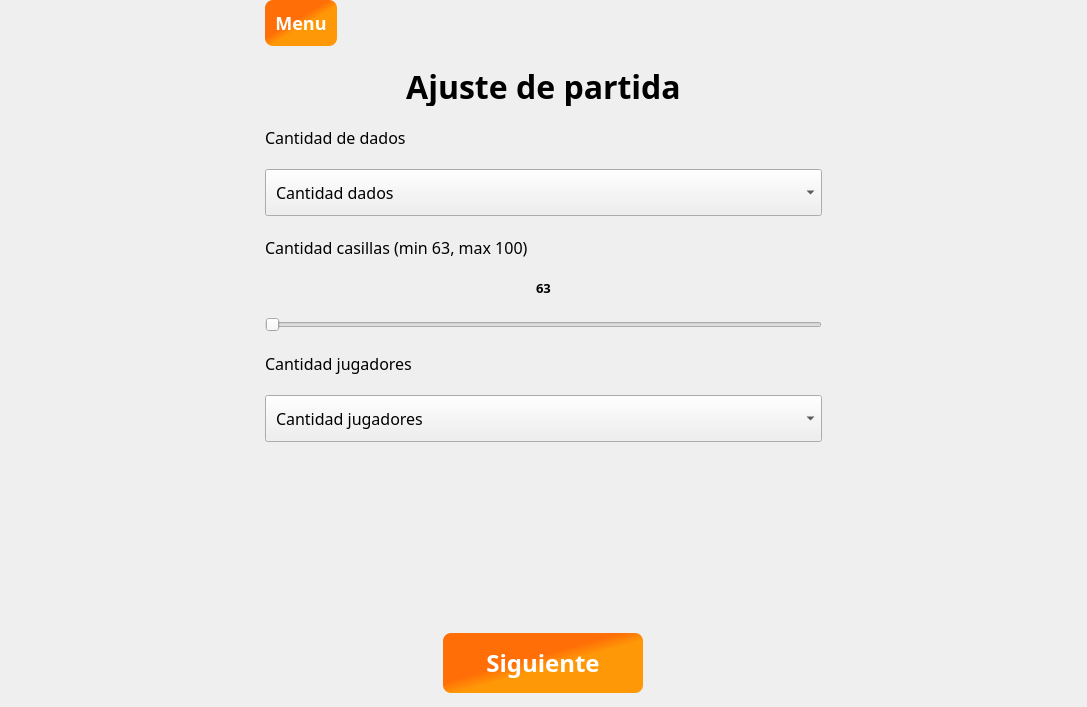
<?xml version="1.0" encoding="UTF-8"?>
<ui version="4.0">
 <class>PantallaAjusteDePartida</class>
 <widget class="QWidget" name="PantallaAjusteDePartida">
  <property name="geometry">
   <rect>
    <x>0</x>
    <y>0</y>
    <width>1087</width>
    <height>707</height>
   </rect>
  </property>
  <property name="sizePolicy">
   <sizepolicy hsizetype="Minimum" vsizetype="Minimum">
    <horstretch>0</horstretch>
    <verstretch>0</verstretch>
   </sizepolicy>
  </property>
  <property name="minimumSize">
   <size>
    <width>800</width>
    <height>600</height>
   </size>
  </property>
  <property name="maximumSize">
   <size>
    <width>1920</width>
    <height>1080</height>
   </size>
  </property>
  <property name="windowTitle">
   <string>Form</string>
  </property>
  <property name="styleSheet">
   <string notr="true"/>
  </property>
  <layout class="QHBoxLayout" name="horizontalLayout_2">
   <property name="spacing">
    <number>0</number>
   </property>
   <property name="leftMargin">
    <number>0</number>
   </property>
   <property name="topMargin">
    <number>0</number>
   </property>
   <property name="rightMargin">
    <number>0</number>
   </property>
   <property name="bottomMargin">
    <number>0</number>
   </property>
   <item>
    <layout class="QVBoxLayout" name="verticalLayout_2">
     <property name="spacing">
      <number>0</number>
     </property>
     <property name="topMargin">
      <number>0</number>
     </property>
     <item alignment="Qt::AlignmentFlag::AlignHCenter">
      <widget class="QStackedWidget" name="stackAjustes">
       <property name="sizePolicy">
        <sizepolicy hsizetype="Maximum" vsizetype="Preferred">
         <horstretch>0</horstretch>
         <verstretch>0</verstretch>
        </sizepolicy>
       </property>
       <property name="minimumSize">
        <size>
         <width>650</width>
         <height>450</height>
        </size>
       </property>
       <property name="maximumSize">
        <size>
         <width>1920</width>
         <height>800</height>
        </size>
       </property>
       <property name="styleSheet">
        <string notr="true">
QLineEdit {
	padding: 5px;
font-size: 12px;
font-weight: bold;
}</string>
       </property>
       <property name="currentIndex">
        <number>0</number>
       </property>
       <widget class="QWidget" name="pageCantJugadores">
        <layout class="QVBoxLayout" name="verticalLayout">
         <property name="spacing">
          <number>20</number>
         </property>
         <property name="leftMargin">
          <number>50</number>
         </property>
         <property name="topMargin">
          <number>0</number>
         </property>
         <property name="rightMargin">
          <number>50</number>
         </property>
         <property name="bottomMargin">
          <number>100</number>
         </property>
         <item alignment="Qt::AlignmentFlag::AlignLeft">
          <widget class="QPushButton" name="btnMenuInicial">
           <property name="minimumSize">
            <size>
             <width>40</width>
             <height>40</height>
            </size>
           </property>
           <property name="font">
            <font>
             <family>Ubuntu Nerd Font</family>
             <pointsize>-1</pointsize>
             <bold>true</bold>
            </font>
           </property>
           <property name="cursor">
            <cursorShape>PointingHandCursor</cursorShape>
           </property>
           <property name="styleSheet">
            <string notr="true">QPushButton {
    border: none;           
	background-color: qlineargradient(spread:pad, x1:0.542, y1:0.556818, x2:0.425, y2:0.431818, stop:0 rgb(255, 152, 7), stop:1 rgb(255, 110, 7));	
	font-size: 18px;
color: white;
border-radius: 8px;
padding: 10px;
}

</string>
           </property>
           <property name="text">
            <string>Menu</string>
           </property>
          </widget>
         </item>
         <item alignment="Qt::AlignmentFlag::AlignTop">
          <widget class="QLabel" name="label">
           <property name="maximumSize">
            <size>
             <width>16777215</width>
             <height>40</height>
            </size>
           </property>
           <property name="font">
            <font>
             <family>Ubuntu Nerd Font</family>
             <pointsize>24</pointsize>
             <bold>true</bold>
            </font>
           </property>
           <property name="text">
            <string>Ajuste de partida</string>
           </property>
           <property name="alignment">
            <set>Qt::AlignmentFlag::AlignCenter</set>
           </property>
          </widget>
         </item>
         <item>
          <widget class="QLabel" name="label_4">
           <property name="font">
            <font>
             <family>Ubuntu Nerd Font</family>
             <pointsize>12</pointsize>
            </font>
           </property>
           <property name="text">
            <string>Cantidad de dados</string>
           </property>
          </widget>
         </item>
         <item>
          <widget class="QComboBox" name="cantidadDados">
           <property name="font">
            <font>
             <family>Ubuntu Nerd Font</family>
             <pointsize>12</pointsize>
            </font>
           </property>
           <property name="styleSheet">
            <string notr="true">padding: 10px;</string>
           </property>
           <property name="currentText">
            <string/>
           </property>
           <property name="placeholderText">
            <string>Cantidad dados</string>
           </property>
          </widget>
         </item>
         <item>
          <widget class="QLabel" name="label_5">
           <property name="font">
            <font>
             <family>Ubuntu Nerd Font</family>
             <pointsize>12</pointsize>
            </font>
           </property>
           <property name="text">
            <string>Cantidad casillas (min 63, max 100)</string>
           </property>
          </widget>
         </item>
         <item alignment="Qt::AlignmentFlag::AlignHCenter">
          <widget class="QLabel" name="strCantCasillas">
           <property name="font">
            <font>
             <family>Ubuntu Nerd Font</family>
             <pointsize>10</pointsize>
             <bold>true</bold>
            </font>
           </property>
           <property name="text">
            <string>63</string>
           </property>
          </widget>
         </item>
         <item>
          <widget class="QSlider" name="cantCasillas">
           <property name="minimum">
            <number>63</number>
           </property>
           <property name="maximum">
            <number>100</number>
           </property>
           <property name="orientation">
            <enum>Qt::Orientation::Horizontal</enum>
           </property>
          </widget>
         </item>
         <item>
          <widget class="QLabel" name="label_6">
           <property name="font">
            <font>
             <family>Ubuntu Nerd Font</family>
             <pointsize>12</pointsize>
            </font>
           </property>
           <property name="text">
            <string>Cantidad jugadores</string>
           </property>
          </widget>
         </item>
         <item>
          <widget class="QComboBox" name="cantidadJugadores">
           <property name="font">
            <font>
             <family>Ubuntu Nerd Font</family>
             <pointsize>12</pointsize>
            </font>
           </property>
           <property name="cursor">
            <cursorShape>PointingHandCursor</cursorShape>
           </property>
           <property name="styleSheet">
            <string notr="true">padding: 10px;
</string>
           </property>
           <property name="currentIndex">
            <number>-1</number>
           </property>
           <property name="placeholderText">
            <string>Cantidad jugadores</string>
           </property>
          </widget>
         </item>
         <item>
          <layout class="QFormLayout" name="formLayoutJugadores">
           <property name="verticalSpacing">
            <number>10</number>
           </property>
          </layout>
         </item>
         <item>
          <spacer name="verticalSpacer">
           <property name="orientation">
            <enum>Qt::Orientation::Vertical</enum>
           </property>
           <property name="sizeType">
            <enum>QSizePolicy::Policy::Expanding</enum>
           </property>
           <property name="sizeHint" stdset="0">
            <size>
             <width>20</width>
             <height>40</height>
            </size>
           </property>
          </spacer>
         </item>
         <item alignment="Qt::AlignmentFlag::AlignHCenter|Qt::AlignmentFlag::AlignBottom">
          <widget class="QLabel" name="labelError">
           <property name="font">
            <font>
             <family>JetBrainsMono Nerd Font</family>
             <pointsize>10</pointsize>
             <bold>true</bold>
            </font>
           </property>
           <property name="styleSheet">
            <string notr="true">color: red;</string>
           </property>
           <property name="text">
            <string/>
           </property>
          </widget>
         </item>
        </layout>
       </widget>
       <widget class="QWidget" name="pageAjusteJugadores">
        <layout class="QVBoxLayout" name="verticalLayout_3">
         <property name="spacing">
          <number>20</number>
         </property>
         <property name="leftMargin">
          <number>50</number>
         </property>
         <property name="topMargin">
          <number>0</number>
         </property>
         <property name="rightMargin">
          <number>50</number>
         </property>
         <property name="bottomMargin">
          <number>0</number>
         </property>
         <item alignment="Qt::AlignmentFlag::AlignLeft">
          <widget class="QPushButton" name="btnVolver">
           <property name="minimumSize">
            <size>
             <width>40</width>
             <height>40</height>
            </size>
           </property>
           <property name="maximumSize">
            <size>
             <width>16777215</width>
             <height>16777215</height>
            </size>
           </property>
           <property name="font">
            <font>
             <pointsize>-1</pointsize>
             <bold>true</bold>
            </font>
           </property>
           <property name="cursor">
            <cursorShape>PointingHandCursor</cursorShape>
           </property>
           <property name="styleSheet">
            <string notr="true">QPushButton {
    border: none;           
	background-color: qlineargradient(spread:pad, x1:0.542, y1:0.556818, x2:0.425, y2:0.431818, stop:0 rgb(255, 152, 7), stop:1 rgb(255, 110, 7));	
	font-size: 18px;
color: white;
border-radius: 8px;
padding: 10px;
}
</string>
           </property>
           <property name="text">
            <string>Volver</string>
           </property>
          </widget>
         </item>
         <item alignment="Qt::AlignmentFlag::AlignHCenter|Qt::AlignmentFlag::AlignTop">
          <widget class="QLabel" name="label_2">
           <property name="minimumSize">
            <size>
             <width>300</width>
             <height>40</height>
            </size>
           </property>
           <property name="maximumSize">
            <size>
             <width>16777215</width>
             <height>40</height>
            </size>
           </property>
           <property name="font">
            <font>
             <family>Ubuntu Nerd Font</family>
             <pointsize>23</pointsize>
             <bold>true</bold>
            </font>
           </property>
           <property name="text">
            <string>Lista de jugadores</string>
           </property>
           <property name="alignment">
            <set>Qt::AlignmentFlag::AlignCenter</set>
           </property>
          </widget>
         </item>
         <item>
          <widget class="QTableWidget" name="tablaJugadores">
           <property name="styleSheet">
            <string notr="true"> 
QTableWidget {
    background-color: transparent;
    border: 1px solid #cccccc;
    border-radius: 8px;
    gridline-color: #dddddd;
	font: 200 12pt &quot;JetBrainsMono Nerd Font&quot;;
 font-weight: bold;
    selection-background-color: #cce7ff;
}


QHeaderView::section {
    background-color: rgb(49, 49, 49);  
    color: white;
    padding: 6px;
    border: none;
    font-weight: bold;
}

QTableWidget::item {
    padding: 6px 10px;   
}

QHeaderView {
    border: none;
}  




</string>
           </property>
           <attribute name="horizontalHeaderVisible">
            <bool>true</bool>
           </attribute>
           <attribute name="verticalHeaderShowSortIndicator" stdset="0">
            <bool>false</bool>
           </attribute>
          </widget>
         </item>
         <item alignment="Qt::AlignmentFlag::AlignHCenter">
          <widget class="QLabel" name="label_3">
           <property name="font">
            <font>
             <family>JetBrainsMono Nerd Font</family>
             <pointsize>10</pointsize>
             <fontweight>Medium</fontweight>
            </font>
           </property>
           <property name="styleSheet">
            <string notr="true">color: black;</string>
           </property>
           <property name="text">
            <string>Una vez empezada la partida estos datos no se podran cambiar, reviselos ante de continuar.</string>
           </property>
          </widget>
         </item>
        </layout>
       </widget>
      </widget>
     </item>
     <item alignment="Qt::AlignmentFlag::AlignHCenter">
      <widget class="QStackedWidget" name="stackBtn">
       <property name="sizePolicy">
        <sizepolicy hsizetype="Preferred" vsizetype="Preferred">
         <horstretch>0</horstretch>
         <verstretch>0</verstretch>
        </sizepolicy>
       </property>
       <property name="minimumSize">
        <size>
         <width>300</width>
         <height>20</height>
        </size>
       </property>
       <property name="maximumSize">
        <size>
         <width>400</width>
         <height>100</height>
        </size>
       </property>
       <property name="currentIndex">
        <number>0</number>
       </property>
       <widget class="QWidget" name="pageBtnSiguiente">
        <layout class="QVBoxLayout" name="verticalLayout_4">
         <item alignment="Qt::AlignmentFlag::AlignHCenter">
          <widget class="QPushButton" name="btnSiguiente">
           <property name="minimumSize">
            <size>
             <width>200</width>
             <height>50</height>
            </size>
           </property>
           <property name="maximumSize">
            <size>
             <width>300</width>
             <height>60</height>
            </size>
           </property>
           <property name="font">
            <font>
             <family>Ubuntu Nerd Font</family>
             <pointsize>-1</pointsize>
             <bold>true</bold>
            </font>
           </property>
           <property name="cursor">
            <cursorShape>PointingHandCursor</cursorShape>
           </property>
           <property name="styleSheet">
            <string notr="true">QPushButton {
    border: none;           
	background-color: qlineargradient(spread:pad, x1:0.542, y1:0.556818, x2:0.425, y2:0.431818, stop:0 rgb(255, 152, 7), stop:1 rgb(255, 110, 7));	
	font-size: 24px;
color: white;
border-radius: 8px;
padding: 10px;
}

QPushButton:hover {
	border: 5px solid rgb(255, 152, 7);
}

QPushButton:pressed {
border: 7px solid rgb(255, 152, 7);
}

QPushButton:disabled {
        background-color: #A5A5A5; 
        color: #EEEEEE;
    }</string>
           </property>
           <property name="text">
            <string>Siguiente</string>
           </property>
          </widget>
         </item>
        </layout>
       </widget>
       <widget class="QWidget" name="pageBtnComenzar">
        <layout class="QVBoxLayout" name="verticalLayout_5">
         <item alignment="Qt::AlignmentFlag::AlignHCenter">
          <widget class="QPushButton" name="btnComenzar">
           <property name="minimumSize">
            <size>
             <width>200</width>
             <height>50</height>
            </size>
           </property>
           <property name="maximumSize">
            <size>
             <width>300</width>
             <height>60</height>
            </size>
           </property>
           <property name="font">
            <font>
             <family>Ubuntu Nerd Font</family>
             <pointsize>-1</pointsize>
             <bold>true</bold>
            </font>
           </property>
           <property name="styleSheet">
            <string notr="true">QPushButton {
    border: none;           
	background-color: qlineargradient(spread:pad, x1:0.542, y1:0.556818, x2:0.425, y2:0.431818, stop:0 rgb(0, 127, 0), stop:1 rgb(0, 85, 0));	
	font-size: 24px;
color: white;
border-radius: 8px;
padding: 10px;
}

QPushButton:hover {
	border: 5px solid rgb(0, 85, 0);
}

QPushButton:pressed {
border: 7px solid rgb(0, 85, 0);
}</string>
           </property>
           <property name="text">
            <string>Comenzar</string>
           </property>
          </widget>
         </item>
        </layout>
       </widget>
      </widget>
     </item>
    </layout>
   </item>
  </layout>
 </widget>
 <resources/>
 <connections/>
</ui>
